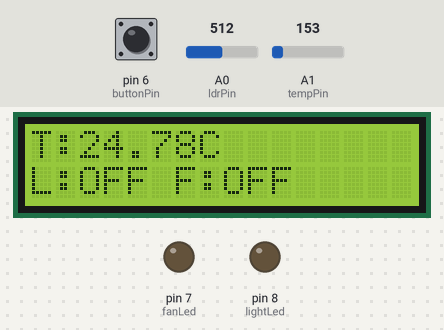
Bench run of a sketch on a simulated Arduino Uno, built with avr-gcc and run on an emulated ATmega328P. On the bench: 16×2 character LCD, output pins drawn as LEDs (lit = HIGH). Dashed ring = blinking. The inputs (shaded band) are chosen by the test bench; at power-on: pin 6 (buttonPin) HIGH, A1 (tempPin) = 153, A0 (ldrPin) = 512.

Above: at 3.2 s.
3.3 s: pin 6 (buttonPin) pulled LOW for 3.2 s
At 4.3 s:
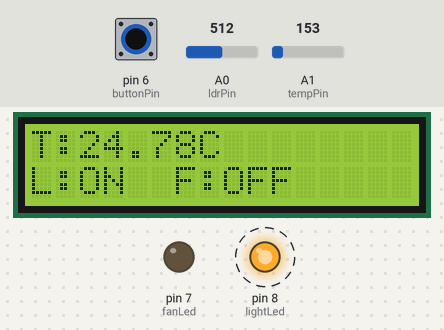
8.0 s: A1 (tempPin) set to 164
At 8.6 s:
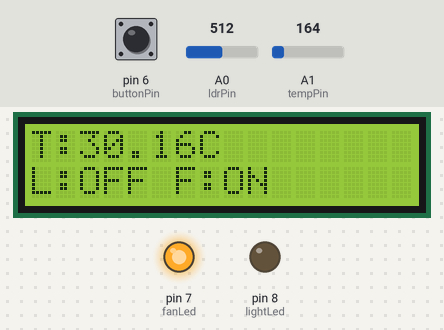
9.8 s: A0 (ldrPin) set to 486
At 10.1 s:
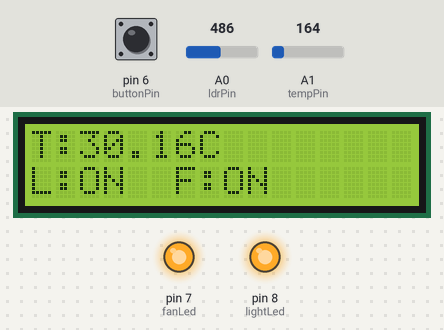
11.3 s: A1 (tempPin) set to 175
At 11.6 s:
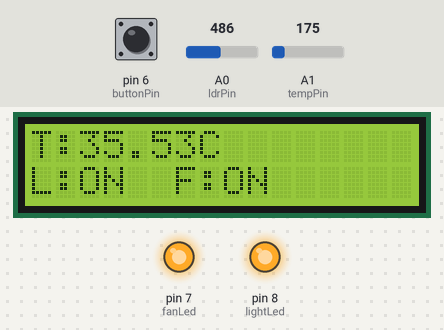
12.8 s: pin 6 (buttonPin) pulled LOW for 0.6 s
At 13.4 s:
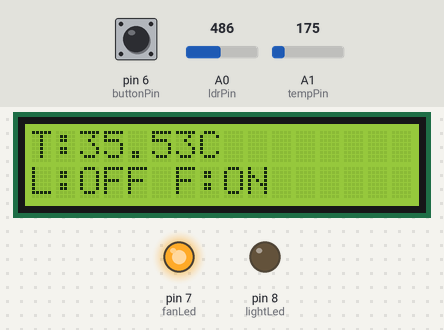
14.9 s: pin 6 (buttonPin) pulled LOW for 1 s
At 16.9 s:
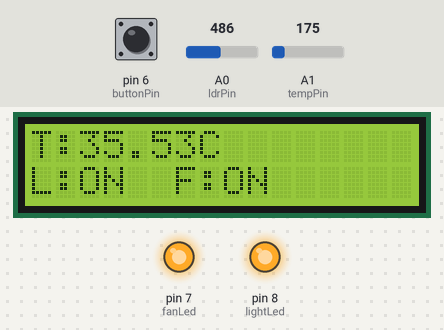
Timing chart, 0 to 18.4 s (numbered marks = the images above; inputs shaded):
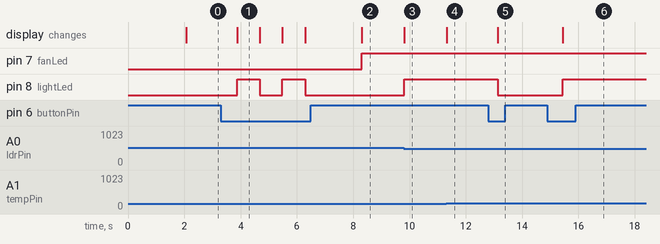

Measured:
- the behaviour switches between 153 and 154 on A1 (tempPin) (found by bisection; images 1 and 2)
- the behaviour switches between 500 and 499 on A0 (ldrPin) (found by bisection; images 2 and 3)
- after the input at 3.3 s, pin 8 (lightLed): alternates HIGH for 0.80 s and LOW for 0.80 s, 4 changes in all, then stays LOW, starting after 0.58 s; the display: changes after 0.58 s (image 1)
- after the input at 8.0 s, pin 7 (fanLed): LOW → HIGH after 0.30 s; the display: changes after 0.31 s (image 2)
- after the input at 9.8 s, pin 8 (lightLed): LOW → HIGH at once; the display: changes at once (image 3)
- after the input at 11.3 s, the display: changes at once (image 4)
- after the input at 12.8 s, pin 8 (lightLed): HIGH → LOW after 0.33 s; the display: changes after 0.34 s (image 5)
- after the input at 14.9 s, pin 8 (lightLed): LOW → HIGH after 0.55 s; the display: changes after 0.55 s (image 6)

The sketch:

main.ino
```cpp
#include <LiquidCrystal.h>

// LCD
LiquidCrystal lcd(12, 11, 5, 4, 3, 2);

// Szenzorok
int ldrPin = A0;
int tempPin = A1;

// LED-ek
int lightLed = 8;
int fanLed = 7;

// GOMB
int buttonPin = 6;

// Állapotok
bool manualMode = false;
bool lightState = false;

void setup() {

  pinMode(lightLed, OUTPUT);
  pinMode(fanLed, OUTPUT);

  // Gomb
  pinMode(buttonPin, INPUT_PULLUP);

  Serial.begin(9600);

  // LCD indítás
  lcd.begin(16, 2);

  lcd.print("Smart Home");
  delay(2000);

  lcd.clear();
}

void loop() {

  // ===== GOMB KEZELÉS =====

  if(digitalRead(buttonPin) == LOW)
  {
    manualMode = !manualMode;

    // Manuális módban kapcsolja a lámpát
    if(manualMode)
    {
      lightState = !lightState;
    }

    delay(300);
  }

  // ===== FÉNYÉRZÉKELŐ =====

  int lightValue = analogRead(ldrPin);

  // AUTO mód
  if(!manualMode)
  {
    if(lightValue < 500)
    {
      lightState = true;
    }
    else
    {
      lightState = false;
    }
  }

  // LED vezérlés
  digitalWrite(lightLed, lightState);

  // ===== HŐMÉRSÉKLET =====

  int tempValue = analogRead(tempPin);

  float voltage = tempValue * 5.0 / 1023.0;
  float temperature = (voltage - 0.5) * 100;

  bool fanState = false;

  if(temperature > 25)
  {
    digitalWrite(fanLed, HIGH);
    fanState = true;
  }
  else
  {
    digitalWrite(fanLed, LOW);
    fanState = false;
  }

  // ===== LCD KIÍRÁS =====

  lcd.setCursor(0, 0);

  lcd.print("T:");
  lcd.print(temperature);
  lcd.print("C ");

  lcd.setCursor(0, 1);

  lcd.print("L:");

  if(lightState)
  {
    lcd.print("ON ");
  }
  else
  {
    lcd.print("OFF");
  }

  lcd.print(" F:");

  if(fanState)
  {
    lcd.print("ON ");
  }
  else
  {
    lcd.print("OFF");
  }

  delay(500);
}
```
